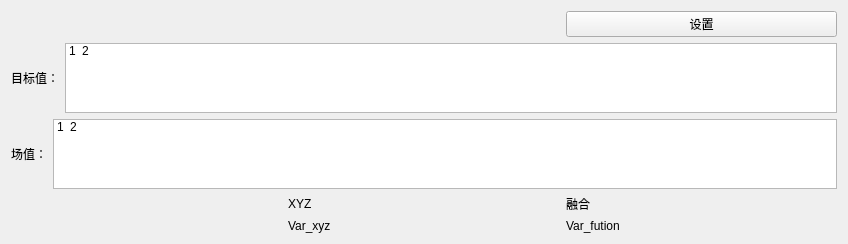
<?xml version="1.0" encoding="UTF-8"?>
<ui version="4.0">
 <class>Form</class>
 <widget class="QWidget" name="Form">
  <property name="geometry">
   <rect>
    <x>0</x>
    <y>0</y>
    <width>848</width>
    <height>215</height>
   </rect>
  </property>
  <property name="windowTitle">
   <string>SECcalculator</string>
  </property>
  <layout class="QGridLayout" name="gridLayout">
   <item row="1" column="0" colspan="3">
    <layout class="QHBoxLayout" name="horizontalLayout">
     <item>
      <widget class="QLabel" name="label_target">
       <property name="text">
        <string>目标值：</string>
       </property>
       <property name="buddy">
        <cstring>listWidget_target</cstring>
       </property>
      </widget>
     </item>
     <item>
      <widget class="QListWidget" name="listWidget_target">
       <property name="selectionBehavior">
        <enum>QAbstractItemView::SelectionBehavior::SelectItems</enum>
       </property>
       <property name="layoutMode">
        <enum>QListView::LayoutMode::SinglePass</enum>
       </property>
       <property name="viewMode">
        <enum>QListView::ViewMode::IconMode</enum>
       </property>
       <item>
        <property name="text">
         <string>1</string>
        </property>
       </item>
       <item>
        <property name="text">
         <string>2</string>
        </property>
       </item>
      </widget>
     </item>
    </layout>
   </item>
   <item row="0" column="2">
    <widget class="QPushButton" name="pushButton_setting">
     <property name="text">
      <string>设置</string>
     </property>
    </widget>
   </item>
   <item row="2" column="0" colspan="3">
    <layout class="QHBoxLayout" name="horizontalLayout_2">
     <item>
      <widget class="QLabel" name="label_fieldvalue">
       <property name="text">
        <string>场值：</string>
       </property>
       <property name="buddy">
        <cstring>listWidget_fieldvalue</cstring>
       </property>
      </widget>
     </item>
     <item>
      <widget class="QListWidget" name="listWidget_fieldvalue">
       <property name="selectionBehavior">
        <enum>QAbstractItemView::SelectionBehavior::SelectItems</enum>
       </property>
       <property name="layoutMode">
        <enum>QListView::LayoutMode::SinglePass</enum>
       </property>
       <property name="viewMode">
        <enum>QListView::ViewMode::IconMode</enum>
       </property>
       <item>
        <property name="text">
         <string>1</string>
        </property>
       </item>
       <item>
        <property name="text">
         <string>2</string>
        </property>
       </item>
      </widget>
     </item>
    </layout>
   </item>
   <item row="3" column="2">
    <widget class="QLabel" name="label_fution">
     <property name="text">
      <string>融合</string>
     </property>
    </widget>
   </item>
   <item row="5" column="2">
    <widget class="QLabel" name="label_fution_var">
     <property name="text">
      <string>Var_fution</string>
     </property>
    </widget>
   </item>
   <item row="3" column="1">
    <widget class="QLabel" name="label_xyz">
     <property name="text">
      <string>XYZ</string>
     </property>
    </widget>
   </item>
   <item row="5" column="1">
    <widget class="QLabel" name="label_xyz_var">
     <property name="text">
      <string>Var_xyz</string>
     </property>
    </widget>
   </item>
  </layout>
 </widget>
 <resources/>
 <connections/>
</ui>
